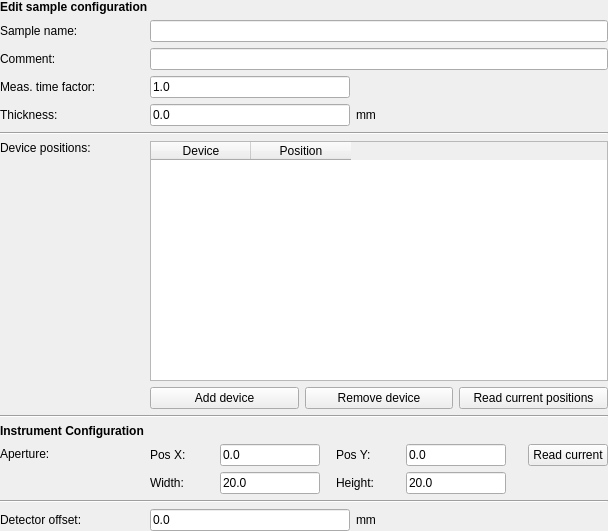
<?xml version="1.0" encoding="UTF-8"?>
<ui version="4.0">
 <class>Form</class>
 <widget class="QWidget" name="Form">
  <property name="geometry">
   <rect>
    <x>0</x>
    <y>0</y>
    <width>608</width>
    <height>531</height>
   </rect>
  </property>
  <property name="windowTitle">
   <string>Form</string>
  </property>
  <layout class="QHBoxLayout" name="horizontalLayout">
   <property name="leftMargin">
    <number>0</number>
   </property>
   <property name="topMargin">
    <number>0</number>
   </property>
   <property name="rightMargin">
    <number>0</number>
   </property>
   <property name="bottomMargin">
    <number>0</number>
   </property>
   <item>
    <layout class="QGridLayout" name="gridLayout">
     <item row="9" column="1">
      <layout class="QGridLayout" name="gridLayout_2">
       <item row="0" column="0">
        <widget class="QLabel" name="label_12">
         <property name="text">
          <string>Pos X:</string>
         </property>
        </widget>
       </item>
       <item row="0" column="1">
        <widget class="QLineEdit" name="apXBox">
         <property name="minimumSize">
          <size>
           <width>50</width>
           <height>0</height>
          </size>
         </property>
         <property name="maximumSize">
          <size>
           <width>100</width>
           <height>16777215</height>
          </size>
         </property>
         <property name="text">
          <string>0.0</string>
         </property>
        </widget>
       </item>
       <item row="0" column="3">
        <widget class="QLabel" name="label_13">
         <property name="text">
          <string>Pos Y:</string>
         </property>
        </widget>
       </item>
       <item row="0" column="4">
        <widget class="QLineEdit" name="apYBox">
         <property name="minimumSize">
          <size>
           <width>50</width>
           <height>0</height>
          </size>
         </property>
         <property name="maximumSize">
          <size>
           <width>100</width>
           <height>16777215</height>
          </size>
         </property>
         <property name="text">
          <string>0.0</string>
         </property>
        </widget>
       </item>
       <item row="1" column="0">
        <widget class="QLabel" name="label_14">
         <property name="text">
          <string>Width:</string>
         </property>
        </widget>
       </item>
       <item row="1" column="1">
        <widget class="QLineEdit" name="apWBox">
         <property name="minimumSize">
          <size>
           <width>50</width>
           <height>0</height>
          </size>
         </property>
         <property name="maximumSize">
          <size>
           <width>100</width>
           <height>16777215</height>
          </size>
         </property>
         <property name="text">
          <string>20.0</string>
         </property>
        </widget>
       </item>
       <item row="1" column="3">
        <widget class="QLabel" name="label_15">
         <property name="text">
          <string>Height:</string>
         </property>
        </widget>
       </item>
       <item row="1" column="4">
        <widget class="QLineEdit" name="apHBox">
         <property name="minimumSize">
          <size>
           <width>50</width>
           <height>0</height>
          </size>
         </property>
         <property name="maximumSize">
          <size>
           <width>100</width>
           <height>16777215</height>
          </size>
         </property>
         <property name="text">
          <string>20.0</string>
         </property>
        </widget>
       </item>
       <item row="0" column="2">
        <spacer name="horizontalSpacer">
         <property name="orientation">
          <enum>Qt::Horizontal</enum>
         </property>
         <property name="sizeType">
          <enum>QSizePolicy::Fixed</enum>
         </property>
         <property name="sizeHint" stdset="0">
          <size>
           <width>10</width>
           <height>20</height>
          </size>
         </property>
        </spacer>
       </item>
       <item row="0" column="6">
        <widget class="QPushButton" name="readApBtn">
         <property name="text">
          <string>Read current</string>
         </property>
        </widget>
       </item>
       <item row="0" column="5">
        <spacer name="horizontalSpacer_3">
         <property name="orientation">
          <enum>Qt::Horizontal</enum>
         </property>
         <property name="sizeType">
          <enum>QSizePolicy::Fixed</enum>
         </property>
         <property name="sizeHint" stdset="0">
          <size>
           <width>10</width>
           <height>20</height>
          </size>
         </property>
        </spacer>
       </item>
       <item row="1" column="5" colspan="2">
        <spacer name="horizontalSpacer_2">
         <property name="orientation">
          <enum>Qt::Horizontal</enum>
         </property>
         <property name="sizeHint" stdset="0">
          <size>
           <width>40</width>
           <height>20</height>
          </size>
         </property>
        </spacer>
       </item>
      </layout>
     </item>
     <item row="7" column="0" colspan="2">
      <widget class="Line" name="line_2">
       <property name="orientation">
        <enum>Qt::Horizontal</enum>
       </property>
      </widget>
     </item>
     <item row="11" column="0">
      <widget class="QLabel" name="label_4">
       <property name="text">
        <string>Detector offset:</string>
       </property>
      </widget>
     </item>
     <item row="9" column="0">
      <layout class="QVBoxLayout" name="verticalLayout_3">
       <item>
        <widget class="QLabel" name="label_11">
         <property name="text">
          <string>Aperture:</string>
         </property>
        </widget>
       </item>
       <item>
        <spacer name="verticalSpacer_2">
         <property name="orientation">
          <enum>Qt::Vertical</enum>
         </property>
         <property name="sizeType">
          <enum>QSizePolicy::Fixed</enum>
         </property>
         <property name="sizeHint" stdset="0">
          <size>
           <width>20</width>
           <height>30</height>
          </size>
         </property>
        </spacer>
       </item>
      </layout>
     </item>
     <item row="6" column="1">
      <layout class="QVBoxLayout" name="verticalLayout_2">
       <item>
        <widget class="QTableWidget" name="posTbl">
         <column>
          <property name="text">
           <string>Device</string>
          </property>
         </column>
         <column>
          <property name="text">
           <string>Position</string>
          </property>
         </column>
        </widget>
       </item>
       <item>
        <layout class="QHBoxLayout" name="horizontalLayout_2">
         <item>
          <widget class="QPushButton" name="addDevBtn">
           <property name="text">
            <string>Add device</string>
           </property>
          </widget>
         </item>
         <item>
          <widget class="QPushButton" name="delDevBtn">
           <property name="text">
            <string>Remove device</string>
           </property>
          </widget>
         </item>
         <item>
          <widget class="QPushButton" name="readDevsBtn">
           <property name="text">
            <string>Read current positions</string>
           </property>
          </widget>
         </item>
        </layout>
       </item>
      </layout>
     </item>
     <item row="2" column="1">
      <widget class="QLineEdit" name="commentBox"/>
     </item>
     <item row="10" column="0" colspan="2">
      <widget class="Line" name="line">
       <property name="orientation">
        <enum>Qt::Horizontal</enum>
       </property>
      </widget>
     </item>
     <item row="2" column="0">
      <widget class="QLabel" name="label_6">
       <property name="text">
        <string>Comment:</string>
       </property>
      </widget>
     </item>
     <item row="0" column="0" colspan="2">
      <widget class="QLabel" name="whatLbl">
       <property name="font">
        <font>
         <weight>75</weight>
         <bold>true</bold>
        </font>
       </property>
       <property name="text">
        <string>Edit sample configuration</string>
       </property>
      </widget>
     </item>
     <item row="6" column="0">
      <layout class="QVBoxLayout" name="verticalLayout">
       <item>
        <widget class="QLabel" name="label_3">
         <property name="text">
          <string>Device positions:</string>
         </property>
        </widget>
       </item>
       <item>
        <spacer name="verticalSpacer">
         <property name="orientation">
          <enum>Qt::Vertical</enum>
         </property>
         <property name="sizeHint" stdset="0">
          <size>
           <width>20</width>
           <height>40</height>
          </size>
         </property>
        </spacer>
       </item>
      </layout>
     </item>
     <item row="4" column="0">
      <widget class="QLabel" name="label_7">
       <property name="text">
        <string>Thickness:</string>
       </property>
      </widget>
     </item>
     <item row="4" column="1">
      <layout class="QHBoxLayout" name="horizontalLayout_4">
       <item>
        <widget class="QLineEdit" name="thickBox">
         <property name="maximumSize">
          <size>
           <width>200</width>
           <height>16777215</height>
          </size>
         </property>
         <property name="text">
          <string>0.0</string>
         </property>
        </widget>
       </item>
       <item>
        <widget class="QLabel" name="label_9">
         <property name="text">
          <string>mm</string>
         </property>
        </widget>
       </item>
       <item>
        <spacer name="horizontalSpacer_6">
         <property name="orientation">
          <enum>Qt::Horizontal</enum>
         </property>
         <property name="sizeHint" stdset="0">
          <size>
           <width>40</width>
           <height>20</height>
          </size>
         </property>
        </spacer>
       </item>
      </layout>
     </item>
     <item row="3" column="1">
      <layout class="QHBoxLayout" name="horizontalLayout_5">
       <item>
        <widget class="QLineEdit" name="factorBox">
         <property name="maximumSize">
          <size>
           <width>200</width>
           <height>16777215</height>
          </size>
         </property>
         <property name="text">
          <string>1.0</string>
         </property>
        </widget>
       </item>
       <item>
        <widget class="QLabel" name="label_16">
         <property name="text">
          <string/>
         </property>
        </widget>
       </item>
       <item>
        <spacer name="horizontalSpacer_5">
         <property name="orientation">
          <enum>Qt::Horizontal</enum>
         </property>
         <property name="sizeHint" stdset="0">
          <size>
           <width>40</width>
           <height>20</height>
          </size>
         </property>
        </spacer>
       </item>
      </layout>
     </item>
     <item row="5" column="0" colspan="2">
      <widget class="Line" name="line_3">
       <property name="orientation">
        <enum>Qt::Horizontal</enum>
       </property>
      </widget>
     </item>
     <item row="1" column="0">
      <widget class="QLabel" name="label_2">
       <property name="text">
        <string>Sample name:</string>
       </property>
      </widget>
     </item>
     <item row="3" column="0">
      <widget class="QLabel" name="label_5">
       <property name="text">
        <string>Meas. time factor:</string>
       </property>
      </widget>
     </item>
     <item row="1" column="1">
      <widget class="QLineEdit" name="nameBox"/>
     </item>
     <item row="11" column="1">
      <layout class="QHBoxLayout" name="horizontalLayout_3">
       <item>
        <widget class="QLineEdit" name="offsetBox">
         <property name="maximumSize">
          <size>
           <width>200</width>
           <height>16777215</height>
          </size>
         </property>
         <property name="text">
          <string>0.0</string>
         </property>
        </widget>
       </item>
       <item>
        <widget class="QLabel" name="label_10">
         <property name="text">
          <string>mm</string>
         </property>
        </widget>
       </item>
       <item>
        <spacer name="horizontalSpacer_4">
         <property name="orientation">
          <enum>Qt::Horizontal</enum>
         </property>
         <property name="sizeHint" stdset="0">
          <size>
           <width>40</width>
           <height>20</height>
          </size>
         </property>
        </spacer>
       </item>
      </layout>
     </item>
     <item row="8" column="0">
      <widget class="QLabel" name="whatLbl_2">
       <property name="font">
        <font>
         <weight>75</weight>
         <bold>true</bold>
        </font>
       </property>
       <property name="text">
        <string>Instrument Configuration</string>
       </property>
      </widget>
     </item>
    </layout>
   </item>
  </layout>
 </widget>
 <tabstops>
  <tabstop>nameBox</tabstop>
  <tabstop>commentBox</tabstop>
  <tabstop>posTbl</tabstop>
  <tabstop>addDevBtn</tabstop>
  <tabstop>delDevBtn</tabstop>
  <tabstop>readDevsBtn</tabstop>
  <tabstop>apXBox</tabstop>
  <tabstop>apYBox</tabstop>
  <tabstop>apWBox</tabstop>
  <tabstop>apHBox</tabstop>
  <tabstop>offsetBox</tabstop>
  <tabstop>thickBox</tabstop>
 </tabstops>
 <resources/>
 <connections/>
</ui>
